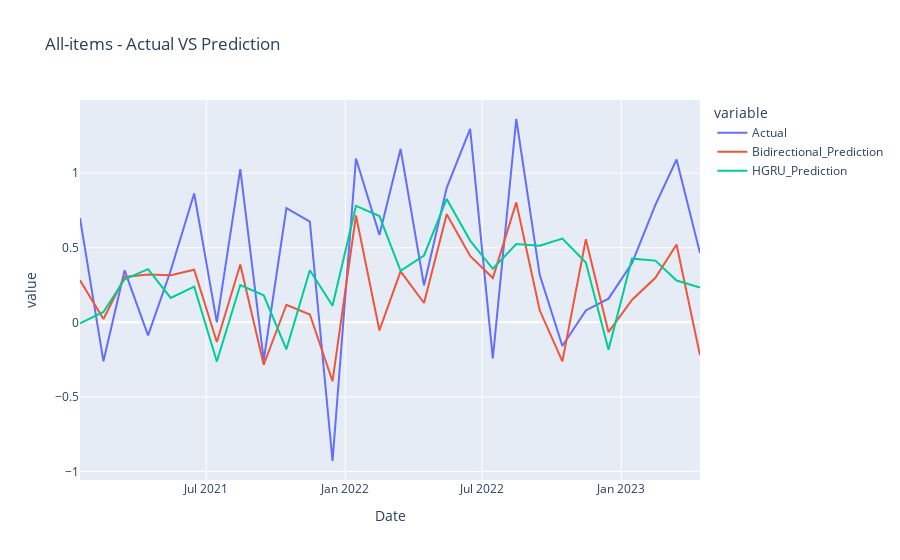
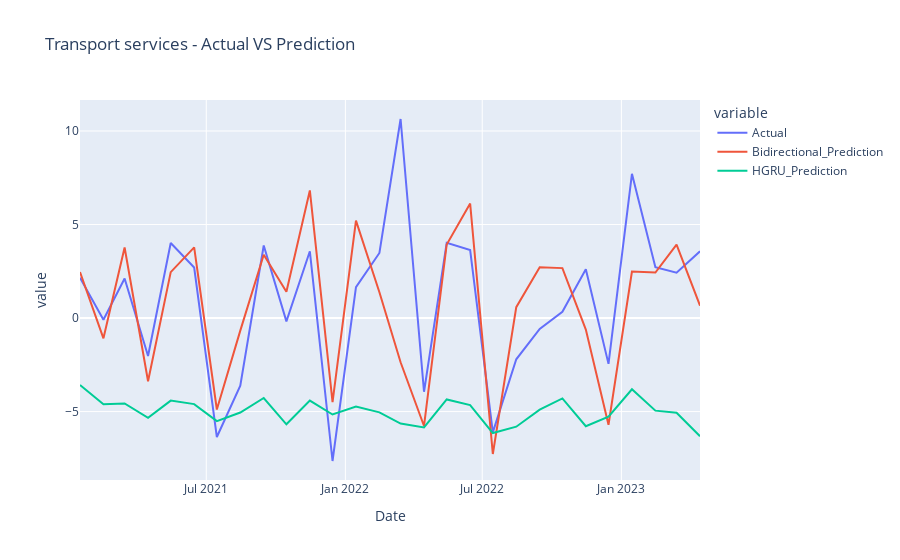
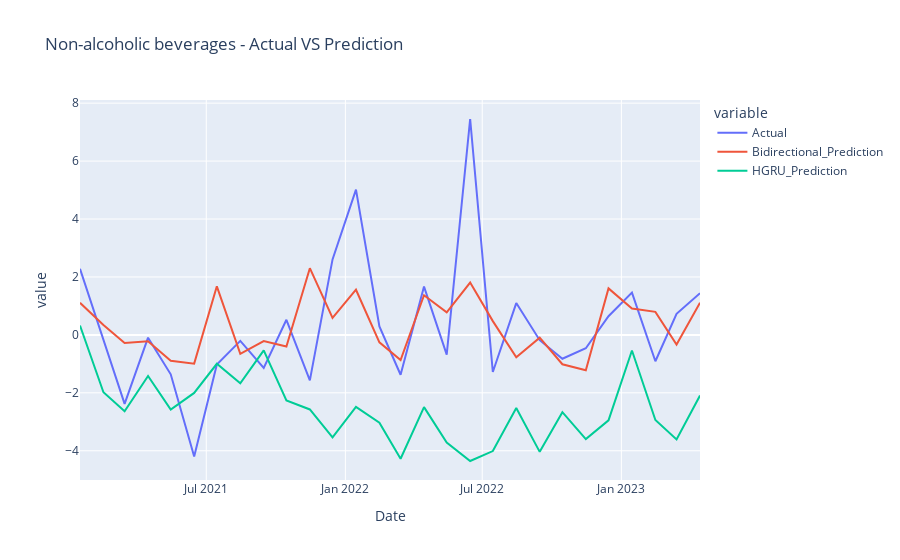
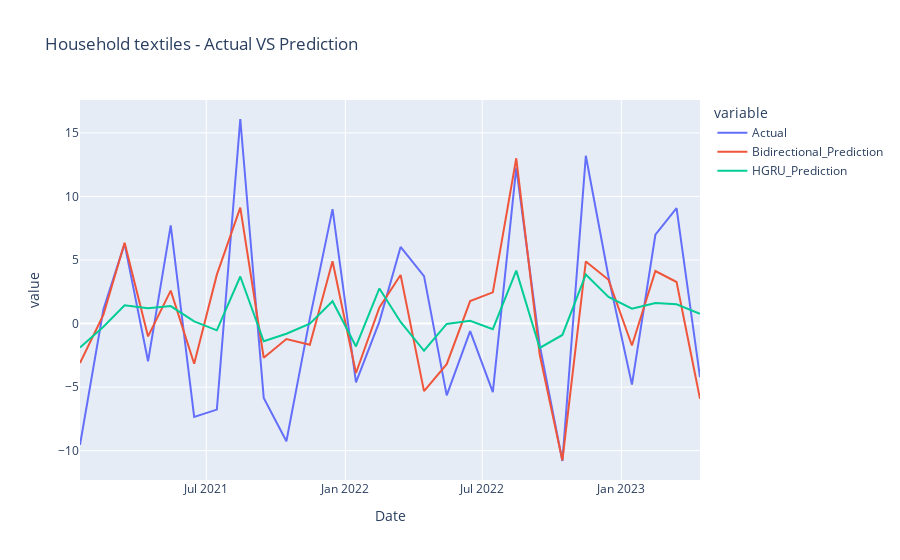

Source (notebook cell) for these figures, in order:
### Code cell
plot_results_bidirect_hgru(bidirect_hgru_dict, categories_with_highest_diff)

### Figure 1 — Plotly figure (JSON) as saved in the notebook; plotly's stock layout.template omitted (floating-point values rounded to 4 significant figures)
{"data": [{"hovertemplate": "variable=Actual<br>Date=%{x}<br>value=%{y}<extra></extra>", "legendgroup": "Actual", "line": {"color": "#636efa", "dash": "solid"}, "marker": {"symbol": "circle"}, "mode": "lines", "name": "Actual", "orientation": "v", "showlegend": true, "type": "scatter", "x": ["2021-01-15", "2021-02-15", "2021-03-15", "2021-04-15", "2021-05-15", "2021-06-15", "2021-07-15", "2021-08-15", "2021-09-15", "2021-10-15", "2021-11-15", "2021-12-15", "2022-01-15", "2022-02-15", "2022-03-15", "2022-04-15", "2022-05-15", "2022-06-15", "2022-07-15", "2022-08-15", "2022-09-15", "2022-10-15", "2022-11-15", "2022-12-15", "2023-01-15", "2023-02-15", "2023-03-15", "2023-04-15"], "xaxis": "x", "y": [0.6987, -0.2614, 0.3484, -0.08699, 0.3475, 0.8636, 0, 1.027, -0.2556, 0.765, 0.6751, -0.9295, 1.098, 0.586, 1.162, 0.2472, 0.9013, 1.297, -0.2418, 1.363, 0.318, -0.1589, 0.07946, 0.1587, 0.3957, 0.7868, 1.091, 0.464], "yaxis": "y"}, {"hovertemplate": "variable=Bidirectional_Prediction<br>Date=%{x}<br>value=%{y}<extra></extra>", "legendgroup": "Bidirectional_Prediction", "line": {"color": "#EF553B", "dash": "solid"}, "marker": {"symbol": "circle"}, "mode": "lines", "name": "Bidirectional_Prediction", "orientation": "v", "showlegend": true, "type": "scatter", "x": ["2021-01-15", "2021-02-15", "2021-03-15", "2021-04-15", "2021-05-15", "2021-06-15", "2021-07-15", "2021-08-15", "2021-09-15", "2021-10-15", "2021-11-15", "2021-12-15", "2022-01-15", "2022-02-15", "2022-03-15", "2022-04-15", "2022-05-15", "2022-06-15", "2022-07-15", "2022-08-15", "2022-09-15", "2022-10-15", "2022-11-15", "2022-12-15", "2023-01-15", "2023-02-15", "2023-03-15", "2023-04-15"], "xaxis": "x", "y": [0.2815, 0.02211, 0.3037, 0.3206, 0.3156, 0.3524, -0.1323, 0.388, -0.2843, 0.1177, 0.05221, -0.3946, 0.7159, -0.0544, 0.3411, 0.1296, 0.7237, 0.4454, 0.2969, 0.8036, 0.08062, -0.2619, 0.5564, -0.06596, 0.1495, 0.2984, 0.5216, -0.2215], "yaxis": "y"}, {"hovertemplate": "variable=HGRU_Prediction<br>Date=%{x}<br>value=%{y}<extra></extra>", "legendgroup": "HGRU_Prediction", "line": {"color": "#00cc96", "dash": "solid"}, "marker": {"symbol": "circle"}, "mode": "lines", "name": "HGRU_Prediction", "orientation": "v", "showlegend": true, "type": "scatter", "x": ["2021-01-15", "2021-02-15", "2021-03-15", "2021-04-15", "2021-05-15", "2021-06-15", "2021-07-15", "2021-08-15", "2021-09-15", "2021-10-15", "2021-11-15", "2021-12-15", "2022-01-15", "2022-02-15", "2022-03-15", "2022-04-15", "2022-05-15", "2022-06-15", "2022-07-15", "2022-08-15", "2022-09-15", "2022-10-15", "2022-11-15", "2022-12-15", "2023-01-15", "2023-02-15", "2023-03-15", "2023-04-15"], "xaxis": "x", "y": [-0.006464, 0.06972, 0.2882, 0.3566, 0.1632, 0.2388, -0.2621, 0.2499, 0.1808, -0.1809, 0.3486, 0.1107, 0.7802, 0.7125, 0.3454, 0.4481, 0.8271, 0.5478, 0.3589, 0.5241, 0.5129, 0.5615, 0.4005, -0.1839, 0.4266, 0.4136, 0.28, 0.2336], "yaxis": "y"}], "layout": {"legend": {"title": {"text": "variable"}, "tracegroupgap": 0}, "title": {"text": "All-items - Actual VS Prediction"}, "xaxis": {"anchor": "y", "domain": [0, 1], "title": {"text": "Date"}}, "yaxis": {"anchor": "x", "domain": [0, 1], "title": {"text": "value"}}}}

### Figure 2 — Plotly figure (JSON) as saved in the notebook; plotly's stock layout.template omitted (floating-point values rounded to 4 significant figures)
{"data": [{"hovertemplate": "variable=Actual<br>Date=%{x}<br>value=%{y}<extra></extra>", "legendgroup": "Actual", "line": {"color": "#636efa", "dash": "solid"}, "marker": {"symbol": "circle"}, "mode": "lines", "name": "Actual", "orientation": "v", "showlegend": true, "type": "scatter", "x": ["2021-01-15", "2021-02-15", "2021-03-15", "2021-04-15", "2021-05-15", "2021-06-15", "2021-07-15", "2021-08-15", "2021-09-15", "2021-10-15", "2021-11-15", "2021-12-15", "2022-01-15", "2022-02-15", "2022-03-15", "2022-04-15", "2022-05-15", "2022-06-15", "2022-07-15", "2022-08-15", "2022-09-15", "2022-10-15", "2022-11-15", "2022-12-15", "2023-01-15", "2023-02-15", "2023-03-15", "2023-04-15"], "xaxis": "x", "y": [2.16, -0.08909, 2.116, -2.027, 4.015, 2.701, -6.36, -3.614, 3.88, -0.1771, 3.57, -7.641, 1.648, 3.481, 10.64, -3.941, 4.02, 3.637, -6.11, -2.205, -0.5797, 0.3317, 2.615, -2.449, 7.711, 2.717, 2.427, 3.569], "yaxis": "y"}, {"hovertemplate": "variable=Bidirectional_Prediction<br>Date=%{x}<br>value=%{y}<extra></extra>", "legendgroup": "Bidirectional_Prediction", "line": {"color": "#EF553B", "dash": "solid"}, "marker": {"symbol": "circle"}, "mode": "lines", "name": "Bidirectional_Prediction", "orientation": "v", "showlegend": true, "type": "scatter", "x": ["2021-01-15", "2021-02-15", "2021-03-15", "2021-04-15", "2021-05-15", "2021-06-15", "2021-07-15", "2021-08-15", "2021-09-15", "2021-10-15", "2021-11-15", "2021-12-15", "2022-01-15", "2022-02-15", "2022-03-15", "2022-04-15", "2022-05-15", "2022-06-15", "2022-07-15", "2022-08-15", "2022-09-15", "2022-10-15", "2022-11-15", "2022-12-15", "2023-01-15", "2023-02-15", "2023-03-15", "2023-04-15"], "xaxis": "x", "y": [2.462, -1.085, 3.773, -3.378, 2.456, 3.78, -4.888, -0.6733, 3.386, 1.41, 6.824, -4.499, 5.208, 1.381, -2.363, -5.77, 3.935, 6.118, -7.266, 0.5804, 2.712, 2.67, -0.6135, -5.704, 2.487, 2.433, 3.931, 0.6638], "yaxis": "y"}, {"hovertemplate": "variable=HGRU_Prediction<br>Date=%{x}<br>value=%{y}<extra></extra>", "legendgroup": "HGRU_Prediction", "line": {"color": "#00cc96", "dash": "solid"}, "marker": {"symbol": "circle"}, "mode": "lines", "name": "HGRU_Prediction", "orientation": "v", "showlegend": true, "type": "scatter", "x": ["2021-01-15", "2021-02-15", "2021-03-15", "2021-04-15", "2021-05-15", "2021-06-15", "2021-07-15", "2021-08-15", "2021-09-15", "2021-10-15", "2021-11-15", "2021-12-15", "2022-01-15", "2022-02-15", "2022-03-15", "2022-04-15", "2022-05-15", "2022-06-15", "2022-07-15", "2022-08-15", "2022-09-15", "2022-10-15", "2022-11-15", "2022-12-15", "2023-01-15", "2023-02-15", "2023-03-15", "2023-04-15"], "xaxis": "x", "y": [-3.578, -4.603, -4.567, -5.333, -4.414, -4.601, -5.508, -5.051, -4.273, -5.679, -4.41, -5.155, -4.727, -5.041, -5.64, -5.844, -4.349, -4.652, -6.145, -5.807, -4.901, -4.295, -5.784, -5.271, -3.805, -4.949, -5.062, -6.319], "yaxis": "y"}], "layout": {"legend": {"title": {"text": "variable"}, "tracegroupgap": 0}, "title": {"text": "Transport services - Actual VS Prediction"}, "xaxis": {"anchor": "y", "domain": [0, 1], "title": {"text": "Date"}}, "yaxis": {"anchor": "x", "domain": [0, 1], "title": {"text": "value"}}}}

### Figure 3 — Plotly figure (JSON) as saved in the notebook; plotly's stock layout.template omitted (floating-point values rounded to 4 significant figures)
{"data": [{"hovertemplate": "variable=Actual<br>Date=%{x}<br>value=%{y}<extra></extra>", "legendgroup": "Actual", "line": {"color": "#636efa", "dash": "solid"}, "marker": {"symbol": "circle"}, "mode": "lines", "name": "Actual", "orientation": "v", "showlegend": true, "type": "scatter", "x": ["2021-01-15", "2021-02-15", "2021-03-15", "2021-04-15", "2021-05-15", "2021-06-15", "2021-07-15", "2021-08-15", "2021-09-15", "2021-10-15", "2021-11-15", "2021-12-15", "2022-01-15", "2022-02-15", "2022-03-15", "2022-04-15", "2022-05-15", "2022-06-15", "2022-07-15", "2022-08-15", "2022-09-15", "2022-10-15", "2022-11-15", "2022-12-15", "2023-01-15", "2023-02-15", "2023-03-15", "2023-04-15"], "xaxis": "x", "y": [2.281, -0.1881, -2.382, -0.09648, -1.361, -4.196, -1.026, -0.2064, -1.143, 0.5211, -1.572, 2.606, 5.016, 0.2931, -1.375, 1.668, -0.6833, 7.453, -1.281, 1.099, -0.1823, -0.8246, -0.461, 0.6449, 1.459, -0.9091, 0.7279, 1.44], "yaxis": "y"}, {"hovertemplate": "variable=Bidirectional_Prediction<br>Date=%{x}<br>value=%{y}<extra></extra>", "legendgroup": "Bidirectional_Prediction", "line": {"color": "#EF553B", "dash": "solid"}, "marker": {"symbol": "circle"}, "mode": "lines", "name": "Bidirectional_Prediction", "orientation": "v", "showlegend": true, "type": "scatter", "x": ["2021-01-15", "2021-02-15", "2021-03-15", "2021-04-15", "2021-05-15", "2021-06-15", "2021-07-15", "2021-08-15", "2021-09-15", "2021-10-15", "2021-11-15", "2021-12-15", "2022-01-15", "2022-02-15", "2022-03-15", "2022-04-15", "2022-05-15", "2022-06-15", "2022-07-15", "2022-08-15", "2022-09-15", "2022-10-15", "2022-11-15", "2022-12-15", "2023-01-15", "2023-02-15", "2023-03-15", "2023-04-15"], "xaxis": "x", "y": [1.107, 0.344, -0.2814, -0.2167, -0.8941, -0.9926, 1.677, -0.6553, -0.2113, -0.403, 2.302, 0.5859, 1.559, -0.2569, -0.8667, 1.368, 0.7817, 1.805, 0.4757, -0.7752, -0.09442, -1.013, -1.22, 1.605, 0.9118, 0.7947, -0.3341, 1.109], "yaxis": "y"}, {"hovertemplate": "variable=HGRU_Prediction<br>Date=%{x}<br>value=%{y}<extra></extra>", "legendgroup": "HGRU_Prediction", "line": {"color": "#00cc96", "dash": "solid"}, "marker": {"symbol": "circle"}, "mode": "lines", "name": "HGRU_Prediction", "orientation": "v", "showlegend": true, "type": "scatter", "x": ["2021-01-15", "2021-02-15", "2021-03-15", "2021-04-15", "2021-05-15", "2021-06-15", "2021-07-15", "2021-08-15", "2021-09-15", "2021-10-15", "2021-11-15", "2021-12-15", "2022-01-15", "2022-02-15", "2022-03-15", "2022-04-15", "2022-05-15", "2022-06-15", "2022-07-15", "2022-08-15", "2022-09-15", "2022-10-15", "2022-11-15", "2022-12-15", "2023-01-15", "2023-02-15", "2023-03-15", "2023-04-15"], "xaxis": "x", "y": [0.3245, -1.981, -2.635, -1.417, -2.58, -2.004, -0.9976, -1.67, -0.5357, -2.264, -2.574, -3.537, -2.487, -3.034, -4.275, -2.493, -3.72, -4.354, -4.011, -2.525, -4.038, -2.666, -3.596, -2.948, -0.538, -2.938, -3.608, -2.093], "yaxis": "y"}], "layout": {"legend": {"title": {"text": "variable"}, "tracegroupgap": 0}, "title": {"text": "Non-alcoholic beverages - Actual VS Prediction"}, "xaxis": {"anchor": "y", "domain": [0, 1], "title": {"text": "Date"}}, "yaxis": {"anchor": "x", "domain": [0, 1], "title": {"text": "value"}}}}

### Figure 4 — Plotly figure (JSON) as saved in the notebook; plotly's stock layout.template omitted (floating-point values rounded to 4 significant figures)
{"data": [{"hovertemplate": "variable=Actual<br>Date=%{x}<br>value=%{y}<extra></extra>", "legendgroup": "Actual", "line": {"color": "#636efa", "dash": "solid"}, "marker": {"symbol": "circle"}, "mode": "lines", "name": "Actual", "orientation": "v", "showlegend": true, "type": "scatter", "x": ["2021-01-15", "2021-02-15", "2021-03-15", "2021-04-15", "2021-05-15", "2021-06-15", "2021-07-15", "2021-08-15", "2021-09-15", "2021-10-15", "2021-11-15", "2021-12-15", "2022-01-15", "2022-02-15", "2022-03-15", "2022-04-15", "2022-05-15", "2022-06-15", "2022-07-15", "2022-08-15", "2022-09-15", "2022-10-15", "2022-11-15", "2022-12-15", "2023-01-15", "2023-02-15", "2023-03-15", "2023-04-15"], "xaxis": "x", "y": [-9.546, 1.125, 6.269, -2.969, 7.73, -7.345, -6.767, 16.1, -5.848, -9.264, 0.407, 9.005, -4.634, 0.1554, 6.026, 3.731, -5.65, -0.5979, -5.39, 12.27, -1.694, -10.81, 13.2, 3.684, -4.802, 6.988, 9.077, -4.217], "yaxis": "y"}, {"hovertemplate": "variable=Bidirectional_Prediction<br>Date=%{x}<br>value=%{y}<extra></extra>", "legendgroup": "Bidirectional_Prediction", "line": {"color": "#EF553B", "dash": "solid"}, "marker": {"symbol": "circle"}, "mode": "lines", "name": "Bidirectional_Prediction", "orientation": "v", "showlegend": true, "type": "scatter", "x": ["2021-01-15", "2021-02-15", "2021-03-15", "2021-04-15", "2021-05-15", "2021-06-15", "2021-07-15", "2021-08-15", "2021-09-15", "2021-10-15", "2021-11-15", "2021-12-15", "2022-01-15", "2022-02-15", "2022-03-15", "2022-04-15", "2022-05-15", "2022-06-15", "2022-07-15", "2022-08-15", "2022-09-15", "2022-10-15", "2022-11-15", "2022-12-15", "2023-01-15", "2023-02-15", "2023-03-15", "2023-04-15"], "xaxis": "x", "y": [-3.107, 0.6991, 6.36, -1.011, 2.589, -3.163, 3.849, 9.129, -2.69, -1.219, -1.666, 4.902, -3.889, 1.272, 3.827, -5.312, -3.197, 1.767, 2.453, 13.01, -2.439, -10.77, 4.886, 3.442, -1.723, 4.135, 3.27, -5.92], "yaxis": "y"}, {"hovertemplate": "variable=HGRU_Prediction<br>Date=%{x}<br>value=%{y}<extra></extra>", "legendgroup": "HGRU_Prediction", "line": {"color": "#00cc96", "dash": "solid"}, "marker": {"symbol": "circle"}, "mode": "lines", "name": "HGRU_Prediction", "orientation": "v", "showlegend": true, "type": "scatter", "x": ["2021-01-15", "2021-02-15", "2021-03-15", "2021-04-15", "2021-05-15", "2021-06-15", "2021-07-15", "2021-08-15", "2021-09-15", "2021-10-15", "2021-11-15", "2021-12-15", "2022-01-15", "2022-02-15", "2022-03-15", "2022-04-15", "2022-05-15", "2022-06-15", "2022-07-15", "2022-08-15", "2022-09-15", "2022-10-15", "2022-11-15", "2022-12-15", "2023-01-15", "2023-02-15", "2023-03-15", "2023-04-15"], "xaxis": "x", "y": [-1.886, -0.2531, 1.444, 1.205, 1.377, 0.1655, -0.5317, 3.703, -1.394, -0.8008, -0.002426, 1.756, -1.803, 2.762, 0.1296, -2.14, -0.02951, 0.2205, -0.4376, 4.168, -1.922, -0.8946, 3.863, 2.095, 1.176, 1.61, 1.511, 0.7664], "yaxis": "y"}], "layout": {"legend": {"title": {"text": "variable"}, "tracegroupgap": 0}, "title": {"text": "Household textiles - Actual VS Prediction"}, "xaxis": {"anchor": "y", "domain": [0, 1], "title": {"text": "Date"}}, "yaxis": {"anchor": "x", "domain": [0, 1], "title": {"text": "value"}}}}
